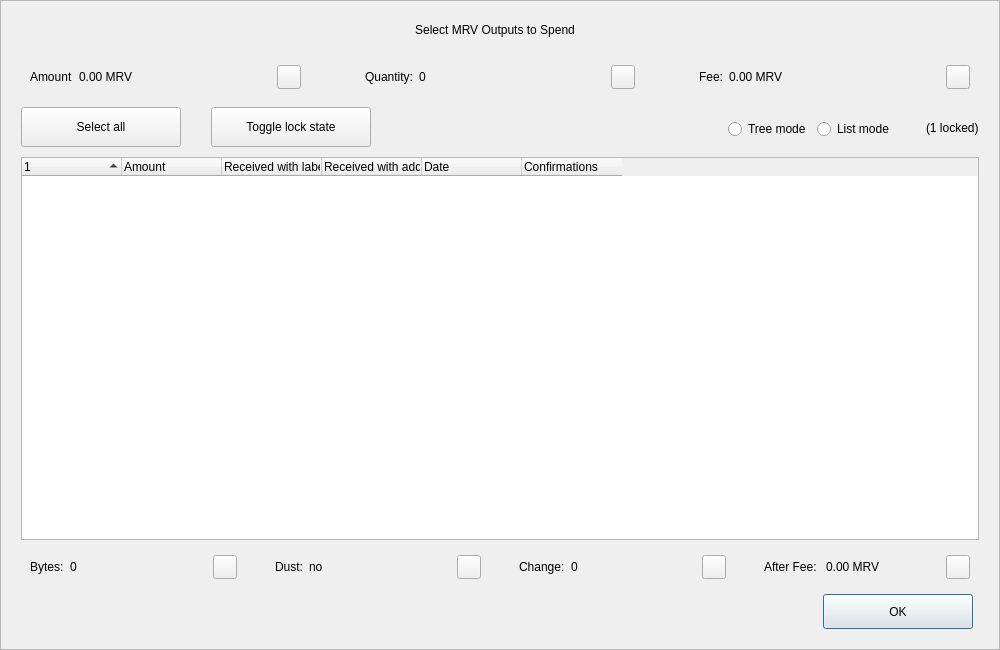
<?xml version="1.0" encoding="UTF-8"?>
<ui version="4.0">
 <class>CoinControlDialog</class>
 <widget class="QDialog" name="CoinControlDialog">
  <property name="geometry">
   <rect>
    <x>0</x>
    <y>0</y>
    <width>1000</width>
    <height>650</height>
   </rect>
  </property>
  <property name="minimumSize">
   <size>
    <width>950</width>
    <height>650</height>
   </size>
  </property>
  <property name="windowTitle">
   <string>Coin Selection</string>
  </property>
  <property name="styleSheet">
   <string notr="true"/>
  </property>
  <layout class="QVBoxLayout" name="verticalLayout">
   <property name="spacing">
    <number>0</number>
   </property>
   <property name="leftMargin">
    <number>0</number>
   </property>
   <property name="topMargin">
    <number>0</number>
   </property>
   <property name="rightMargin">
    <number>0</number>
   </property>
   <property name="bottomMargin">
    <number>0</number>
   </property>
   <item>
    <widget class="QFrame" name="frameContainer">
     <property name="toolTipDuration">
      <number>0</number>
     </property>
     <property name="frameShape">
      <enum>QFrame::StyledPanel</enum>
     </property>
     <property name="frameShadow">
      <enum>QFrame::Raised</enum>
     </property>
     <layout class="QVBoxLayout" name="verticalLayout_2">
      <property name="leftMargin">
       <number>0</number>
      </property>
      <property name="rightMargin">
       <number>0</number>
      </property>
      <property name="bottomMargin">
       <number>20</number>
      </property>
      <item>
       <layout class="QHBoxLayout" name="horizontalLayout_12">
        <property name="spacing">
         <number>0</number>
        </property>
        <property name="leftMargin">
         <number>20</number>
        </property>
        <property name="rightMargin">
         <number>30</number>
        </property>
        <item>
         <spacer name="horizontalSpacer_4">
          <property name="orientation">
           <enum>Qt::Horizontal</enum>
          </property>
          <property name="sizeHint" stdset="0">
           <size>
            <width>40</width>
            <height>20</height>
           </size>
          </property>
         </spacer>
        </item>
        <item>
         <widget class="QLabel" name="labelTitle">
          <property name="minimumSize">
           <size>
            <width>0</width>
            <height>40</height>
           </size>
          </property>
          <property name="maximumSize">
           <size>
            <width>16777215</width>
            <height>40</height>
           </size>
          </property>
          <property name="text">
           <string>Select MRV Outputs to Spend</string>
          </property>
          <property name="alignment">
           <set>Qt::AlignCenter</set>
          </property>
          <property name="margin">
           <number>7</number>
          </property>
         </widget>
        </item>
        <item>
         <spacer name="horizontalSpacer_5">
          <property name="orientation">
           <enum>Qt::Horizontal</enum>
          </property>
          <property name="sizeHint" stdset="0">
           <size>
            <width>40</width>
            <height>20</height>
           </size>
          </property>
         </spacer>
        </item>
       </layout>
      </item>
      <item>
       <layout class="QHBoxLayout" name="horizontalLayout_8">
        <property name="leftMargin">
         <number>20</number>
        </property>
        <property name="rightMargin">
         <number>20</number>
        </property>
        <item>
         <widget class="QWidget" name="layoutAmount" native="true">
          <layout class="QHBoxLayout" name="horizontalLayout_9" stretch="0,1,0">
           <item>
            <widget class="QLabel" name="labelCoinControlAmountText">
             <property name="text">
              <string>Amount</string>
             </property>
            </widget>
           </item>
           <item>
            <widget class="QLabel" name="labelCoinControlAmount">
             <property name="text">
              <string>0.00 MRV</string>
             </property>
            </widget>
           </item>
           <item alignment="Qt::AlignHCenter|Qt::AlignVCenter">
            <widget class="QPushButton" name="pushButtonAmount">
             <property name="minimumSize">
              <size>
               <width>0</width>
               <height>24</height>
              </size>
             </property>
             <property name="maximumSize">
              <size>
               <width>24</width>
               <height>26</height>
              </size>
             </property>
             <property name="focusPolicy">
              <enum>Qt::NoFocus</enum>
             </property>
             <property name="styleSheet">
              <string notr="true">padding-bottom:2px;
padding-right:4px;</string>
             </property>
             <property name="text">
              <string/>
             </property>
            </widget>
           </item>
          </layout>
         </widget>
        </item>
        <item>
         <spacer name="horizontalSpacer_2">
          <property name="orientation">
           <enum>Qt::Horizontal</enum>
          </property>
          <property name="sizeType">
           <enum>QSizePolicy::Fixed</enum>
          </property>
          <property name="sizeHint" stdset="0">
           <size>
            <width>40</width>
            <height>20</height>
           </size>
          </property>
         </spacer>
        </item>
        <item>
         <widget class="QWidget" name="layoutQuantity" native="true">
          <layout class="QHBoxLayout" name="horizontalLayout_10" stretch="0,1,0">
           <item>
            <widget class="QLabel" name="labelCoinControlQuantityText">
             <property name="text">
              <string>Quantity:</string>
             </property>
            </widget>
           </item>
           <item>
            <widget class="QLabel" name="labelCoinControlQuantity">
             <property name="text">
              <string>0</string>
             </property>
            </widget>
           </item>
           <item alignment="Qt::AlignHCenter|Qt::AlignVCenter">
            <widget class="QPushButton" name="pushButtonQuantity">
             <property name="minimumSize">
              <size>
               <width>0</width>
               <height>24</height>
              </size>
             </property>
             <property name="maximumSize">
              <size>
               <width>24</width>
               <height>26</height>
              </size>
             </property>
             <property name="focusPolicy">
              <enum>Qt::NoFocus</enum>
             </property>
             <property name="styleSheet">
              <string notr="true">padding-bottom:2px;
               padding-right:4px;</string>
             </property>
             <property name="text">
              <string/>
             </property>
            </widget>
           </item>
          </layout>
         </widget>
        </item>
        <item>
         <spacer name="horizontalSpacer_22">
          <property name="orientation">
           <enum>Qt::Horizontal</enum>
          </property>
          <property name="sizeType">
           <enum>QSizePolicy::Fixed</enum>
          </property>
          <property name="sizeHint" stdset="0">
           <size>
            <width>40</width>
            <height>20</height>
           </size>
          </property>
         </spacer>
        </item>
        <item>
         <widget class="QWidget" name="layoutFee" native="true">
          <layout class="QHBoxLayout" name="horizontalLayout_11" stretch="0,1,0">
           <item>
            <widget class="QLabel" name="labelCoinControlFeeText">
             <property name="text">
              <string>Fee:</string>
             </property>
            </widget>
           </item>
           <item>
            <widget class="QLabel" name="labelCoinControlFee">
             <property name="text">
              <string>0.00 MRV</string>
             </property>
            </widget>
           </item>
           <item alignment="Qt::AlignHCenter|Qt::AlignVCenter">
            <widget class="QPushButton" name="pushButtonFee">
             <property name="minimumSize">
              <size>
               <width>0</width>
               <height>24</height>
              </size>
             </property>
             <property name="maximumSize">
              <size>
               <width>24</width>
               <height>26</height>
              </size>
             </property>
             <property name="focusPolicy">
              <enum>Qt::NoFocus</enum>
             </property>
             <property name="styleSheet">
              <string notr="true">padding-bottom:2px;
               padding-right:4px;</string>
             </property>
             <property name="text">
              <string/>
             </property>
            </widget>
           </item>
          </layout>
         </widget>
        </item>
       </layout>
      </item>
      <item>
       <widget class="QFrame" name="frame">
        <property name="minimumSize">
         <size>
          <width>0</width>
          <height>40</height>
         </size>
        </property>
        <property name="styleSheet">
         <string notr="true">#frame {
	border:0;
}</string>
        </property>
        <property name="frameShape">
         <enum>QFrame::StyledPanel</enum>
        </property>
        <property name="frameShadow">
         <enum>QFrame::Sunken</enum>
        </property>
        <layout class="QHBoxLayout" name="horizontalLayout">
         <property name="spacing">
          <number>0</number>
         </property>
         <property name="leftMargin">
          <number>20</number>
         </property>
         <property name="topMargin">
          <number>0</number>
         </property>
         <property name="rightMargin">
          <number>20</number>
         </property>
         <property name="bottomMargin">
          <number>0</number>
         </property>
         <item>
          <layout class="QHBoxLayout" name="horizontalLayoutPanel" stretch="0,0,0,0,0,0">
           <property name="spacing">
            <number>20</number>
           </property>
           <item>
            <widget class="QPushButton" name="pushButtonSelectAll">
             <property name="sizePolicy">
              <sizepolicy hsizetype="Maximum" vsizetype="Fixed">
               <horstretch>0</horstretch>
               <verstretch>0</verstretch>
              </sizepolicy>
             </property>
             <property name="minimumSize">
              <size>
               <width>160</width>
               <height>40</height>
              </size>
             </property>
             <property name="maximumSize">
              <size>
               <width>16777215</width>
               <height>40</height>
              </size>
             </property>
             <property name="text">
              <string>Select all</string>
             </property>
             <property name="checkable">
              <bool>true</bool>
             </property>
             <property name="checked">
              <bool>false</bool>
             </property>
             <property name="autoExclusive">
              <bool>false</bool>
             </property>
             <property name="autoDefault">
              <bool>false</bool>
             </property>
            </widget>
           </item>
           <item>
            <spacer name="horizontalSpacer_6">
             <property name="orientation">
              <enum>Qt::Horizontal</enum>
             </property>
             <property name="sizeType">
              <enum>QSizePolicy::Fixed</enum>
             </property>
             <property name="sizeHint" stdset="0">
              <size>
               <width>10</width>
               <height>20</height>
              </size>
             </property>
            </spacer>
           </item>
           <item>
            <widget class="QPushButton" name="pushButtonToggleLock">
             <property name="sizePolicy">
              <sizepolicy hsizetype="Maximum" vsizetype="Fixed">
               <horstretch>0</horstretch>
               <verstretch>0</verstretch>
              </sizepolicy>
             </property>
             <property name="minimumSize">
              <size>
               <width>160</width>
               <height>40</height>
              </size>
             </property>
             <property name="maximumSize">
              <size>
               <width>16777215</width>
               <height>40</height>
              </size>
             </property>
             <property name="text">
              <string>Toggle lock state</string>
             </property>
             <property name="checkable">
              <bool>true</bool>
             </property>
             <property name="autoExclusive">
              <bool>false</bool>
             </property>
             <property name="autoDefault">
              <bool>false</bool>
             </property>
            </widget>
           </item>
           <item>
            <spacer name="horizontalSpacer_7">
             <property name="orientation">
              <enum>Qt::Horizontal</enum>
             </property>
             <property name="sizeType">
              <enum>QSizePolicy::Expanding</enum>
             </property>
             <property name="sizeHint" stdset="0">
              <size>
               <width>30</width>
               <height>20</height>
              </size>
             </property>
            </spacer>
           </item>
           <item alignment="Qt::AlignRight">
            <widget class="QGroupBox" name="groupBox_2">
             <property name="styleSheet">
              <string notr="true">#groupBox_2 {
    background-color:transparent;
    border-radius:0;
}</string>
             </property>
             <property name="title">
              <string/>
             </property>
             <layout class="QHBoxLayout" name="horizontalLayout_14">
              <item>
               <widget class="QRadioButton" name="radioTreeMode">
                <property name="sizePolicy">
                 <sizepolicy hsizetype="Maximum" vsizetype="Fixed">
                  <horstretch>0</horstretch>
                  <verstretch>0</verstretch>
                 </sizepolicy>
                </property>
                <property name="text">
                 <string>Tree mode</string>
                </property>
               </widget>
              </item>
              <item>
               <widget class="QRadioButton" name="radioListMode">
                <property name="sizePolicy">
                 <sizepolicy hsizetype="Maximum" vsizetype="Fixed">
                  <horstretch>0</horstretch>
                  <verstretch>0</verstretch>
                 </sizepolicy>
                </property>
                <property name="text">
                 <string>List mode</string>
                </property>
                <property name="checked">
                 <bool>false</bool>
                </property>
               </widget>
              </item>
             </layout>
            </widget>
           </item>
           <item>
            <widget class="QLabel" name="labelLocked">
             <property name="text">
              <string>(1 locked)</string>
             </property>
            </widget>
           </item>
          </layout>
         </item>
        </layout>
       </widget>
      </item>
      <item>
       <layout class="QHBoxLayout" name="horizontalLayout_13">
        <property name="leftMargin">
         <number>20</number>
        </property>
        <property name="rightMargin">
         <number>20</number>
        </property>
        <item>
         <widget class="CoinControlTreeWidget" name="treeWidget">
          <property name="contextMenuPolicy">
           <enum>Qt::CustomContextMenu</enum>
          </property>
          <property name="styleSheet">
           <string notr="true"/>
          </property>
          <property name="sortingEnabled">
           <bool>false</bool>
          </property>
          <property name="columnCount">
           <number>6</number>
          </property>
          <attribute name="headerShowSortIndicator" stdset="0">
           <bool>true</bool>
          </attribute>
          <attribute name="headerStretchLastSection">
           <bool>false</bool>
          </attribute>
          <column>
           <property name="text">
            <string/>
           </property>
          </column>
          <column>
           <property name="text">
            <string>Amount</string>
           </property>
          </column>
          <column>
           <property name="text">
            <string>Received with label</string>
           </property>
          </column>
          <column>
           <property name="text">
            <string>Received with address</string>
           </property>
          </column>
          <column>
           <property name="text">
            <string>Date</string>
           </property>
          </column>
          <column>
           <property name="text">
            <string>Confirmations</string>
           </property>
           <property name="toolTip">
            <string>Confirmed</string>
           </property>
          </column>
         </widget>
        </item>
       </layout>
      </item>
      <item>
       <layout class="QHBoxLayout" name="horizontalLayout_3">
        <property name="spacing">
         <number>20</number>
        </property>
        <property name="leftMargin">
         <number>20</number>
        </property>
        <property name="rightMargin">
         <number>20</number>
        </property>
        <item>
         <widget class="QWidget" name="layoutBytes" native="true">
          <layout class="QHBoxLayout" name="horizontalLayout_4" stretch="0,1,0">
           <item>
            <widget class="QLabel" name="labelCoinControlBytesText">
             <property name="text">
              <string>Bytes:</string>
             </property>
            </widget>
           </item>
           <item>
            <widget class="QLabel" name="labelCoinControlBytes">
             <property name="text">
              <string>0</string>
             </property>
            </widget>
           </item>
           <item alignment="Qt::AlignHCenter|Qt::AlignVCenter">
            <widget class="QPushButton" name="pushButtonBytes">
             <property name="minimumSize">
              <size>
               <width>0</width>
               <height>24</height>
              </size>
             </property>
             <property name="maximumSize">
              <size>
               <width>24</width>
               <height>26</height>
              </size>
             </property>
             <property name="focusPolicy">
              <enum>Qt::NoFocus</enum>
             </property>
             <property name="styleSheet">
              <string notr="true">padding-bottom:2px;
               padding-right:4px;</string>
             </property>
             <property name="text">
              <string/>
             </property>
            </widget>
           </item>
          </layout>
         </widget>
        </item>
        <item>
         <widget class="QWidget" name="layoutDust" native="true">
          <layout class="QHBoxLayout" name="horizontalLayout_5" stretch="0,1,0">
           <item>
            <widget class="QLabel" name="labelCoinControlLowOutputText">
             <property name="text">
              <string>Dust:</string>
             </property>
            </widget>
           </item>
           <item>
            <widget class="QLabel" name="labelCoinControlLowOutput">
             <property name="text">
              <string>no</string>
             </property>
            </widget>
           </item>
           <item alignment="Qt::AlignHCenter|Qt::AlignVCenter">
            <widget class="QPushButton" name="pushButtonDust">
             <property name="minimumSize">
              <size>
               <width>0</width>
               <height>24</height>
              </size>
             </property>
             <property name="maximumSize">
              <size>
               <width>24</width>
               <height>26</height>
              </size>
             </property>
             <property name="focusPolicy">
              <enum>Qt::NoFocus</enum>
             </property>
             <property name="styleSheet">
              <string notr="true">padding-bottom:2px;
               padding-right:4px;</string>
             </property>
             <property name="text">
              <string/>
             </property>
            </widget>
           </item>
          </layout>
         </widget>
        </item>
        <item>
         <widget class="QWidget" name="layoutChange" native="true">
          <layout class="QHBoxLayout" name="horizontalLayout_6" stretch="0,1,0">
           <item>
            <widget class="QLabel" name="labelCoinControlChangeText">
             <property name="text">
              <string>Change:</string>
             </property>
            </widget>
           </item>
           <item>
            <widget class="QLabel" name="labelCoinControlChange">
             <property name="text">
              <string>0</string>
             </property>
            </widget>
           </item>
           <item alignment="Qt::AlignHCenter|Qt::AlignVCenter">
            <widget class="QPushButton" name="pushButtonChange">
             <property name="minimumSize">
              <size>
               <width>0</width>
               <height>24</height>
              </size>
             </property>
             <property name="maximumSize">
              <size>
               <width>24</width>
               <height>26</height>
              </size>
             </property>
             <property name="focusPolicy">
              <enum>Qt::NoFocus</enum>
             </property>
             <property name="styleSheet">
              <string notr="true">padding-bottom:2px;
               padding-right:4px;</string>
             </property>
             <property name="text">
              <string/>
             </property>
            </widget>
           </item>
          </layout>
         </widget>
        </item>
        <item>
         <widget class="QWidget" name="layoutAfter" native="true">
          <layout class="QHBoxLayout" name="horizontalLayout_7" stretch="0,1,0">
           <item>
            <widget class="QLabel" name="labelCoinControlAfterFeeText">
             <property name="text">
              <string>After Fee: </string>
             </property>
            </widget>
           </item>
           <item>
            <widget class="QLabel" name="labelCoinControlAfterFee">
             <property name="text">
              <string>0.00 MRV</string>
             </property>
            </widget>
           </item>
           <item alignment="Qt::AlignHCenter|Qt::AlignVCenter">
            <widget class="QPushButton" name="pushButtonAlterFee">
             <property name="minimumSize">
              <size>
               <width>0</width>
               <height>24</height>
              </size>
             </property>
             <property name="maximumSize">
              <size>
               <width>24</width>
               <height>26</height>
              </size>
             </property>
             <property name="focusPolicy">
              <enum>Qt::NoFocus</enum>
             </property>
             <property name="styleSheet">
              <string notr="true">padding-bottom:2px;
               padding-right:4px;</string>
             </property>
             <property name="text">
              <string/>
             </property>
            </widget>
           </item>
          </layout>
         </widget>
        </item>
       </layout>
      </item>
      <item>
       <layout class="QHBoxLayout" name="horizontalLayout_2">
        <property name="spacing">
         <number>0</number>
        </property>
        <property name="leftMargin">
         <number>20</number>
        </property>
        <property name="rightMargin">
         <number>26</number>
        </property>
        <item>
         <spacer name="horizontalSpacer_3">
          <property name="orientation">
           <enum>Qt::Horizontal</enum>
          </property>
          <property name="sizeHint" stdset="0">
           <size>
            <width>558</width>
            <height>20</height>
           </size>
          </property>
         </spacer>
        </item>
        <item>
         <widget class="QPushButton" name="pushButtonOk">
          <property name="minimumSize">
           <size>
            <width>150</width>
            <height>35</height>
           </size>
          </property>
          <property name="text">
           <string>OK</string>
          </property>
         </widget>
        </item>
       </layout>
      </item>
     </layout>
    </widget>
   </item>
  </layout>
 </widget>
 <customwidgets>
  <customwidget>
   <class>CoinControlTreeWidget</class>
   <extends>QTreeWidget</extends>
   <header>coincontroltreewidget.h</header>
  </customwidget>
 </customwidgets>
 <resources/>
 <connections/>
</ui>
